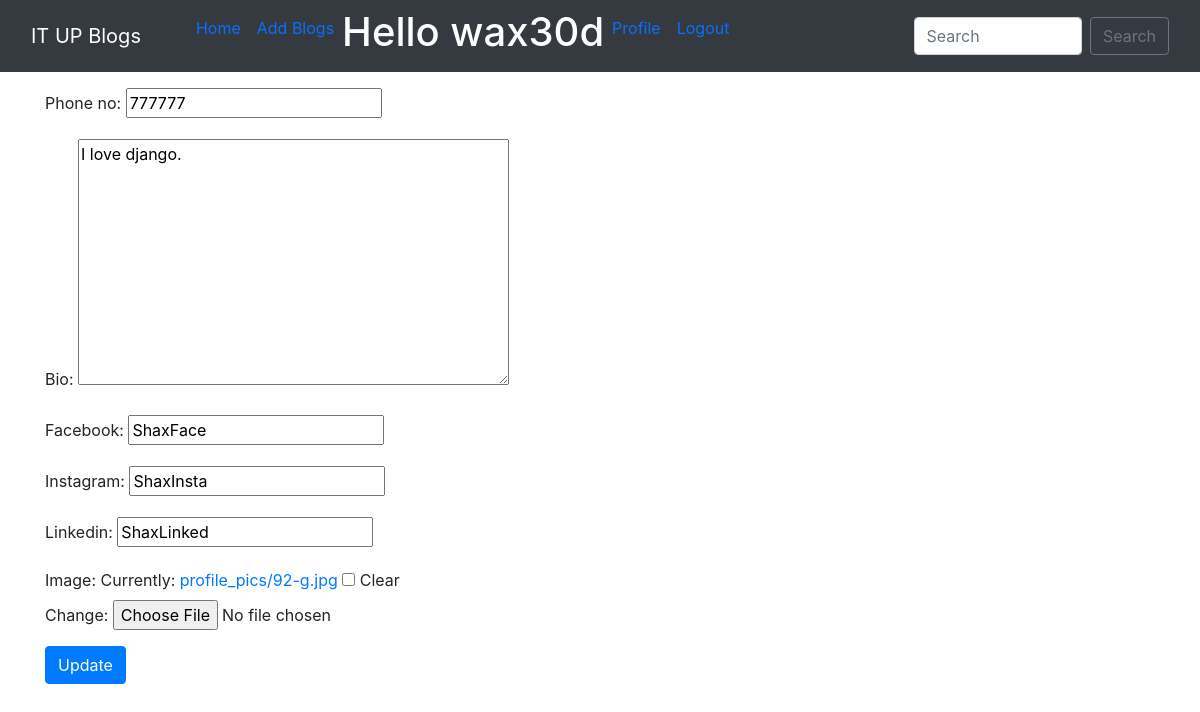
/edit_profile/ (signed in), run on the app's committed database.
### blog/models.py (models this page shows, shortened)
class Profile(models.Model):
    user = models.OneToOneField(User, on_delete=models.CASCADE, blank=True, null=True)
    image = models.ImageField(upload_to="profile_pics", blank=True, null=True)
    bio = models.TextField(blank=True, null=True)
    phone_no = models.IntegerField(blank=True, null=True)
    facebook = models.CharField(max_length=300, blank=True, null=True)
    instagram = models.CharField(max_length=300, blank=True, null=True)
    linkedin = models.CharField(max_length=300, blank=True, null=True)

### blog/views.py (the view)
# urls.py: path("edit_profile/", views.edit_profile, name="edit_profile"),
def edit_profile(request):
    try:
        profile = request.user.profile
    except Profile.DoesNotExist:
        profile = Profile(user=request.user)
    if request.method == "POST":
        form = ProfileForm(data=request.POST, files=request.FILES, instance=profile)
        if form.is_valid():
            form.save()
            alert = True
            return render(request, "edit_profile.html", {'alert': alert})
    else:
        form = ProfileForm(instance=profile)
    return render(request, "edit_profile.html", {'form': form})

### blog/forms.py
class ProfileForm(forms.ModelForm):
    class Meta:
        model = Profile
        fields = ('phone_no', 'bio', 'facebook', 'instagram', 'linkedin', 'image',)

### blog/templates/edit_profile.html (shortened to what this page needs)
{% extends 'base.html' %}
{% block body %}
<form action="/edit_profile/" enctype="multipart/form-data" method="POST">
    <div class="container mt-3">
   {{ form.as_p }}
        <button type="submit" class="btn btn-primary">Update</button>
    </div>
</form>
{% endblock %}

### blog/templates/base.html (shortened to what this page needs)
<!doctype html>
<html lang="en">
  <head>
    <link href="//maxcdn.bootstrapcdn.com/bootstrap/4.1.1/css/bootstrap.min.css" rel="stylesheet" id="bootstrap-css">
    <link href="https://cdn.jsdelivr.net/npm/bootstrap@5.0.2/dist/css/bootstrap.min.css" rel="stylesheet">
    <link rel="stylesheet" href="https://maxcdn.bootstrapcdn.com/bootstrap/4.0.0/css/bootstrap.min.css">
  </head>
  <body>
    <nav class="navbar navbar-expand-lg navbar-green bg-dark sticky-top">
        <div class="container-fluid">
          <a style="color: white" class="navbar-brand" href="#">IT UP Blogs</a>
          <div class="collapse navbar-collapse" id="navbarSupportedContent">
          <div class="container mx-3">
            <ul class="navbar-nav me-auto mb-2 mb-lg-0">
              <li class="nav-item">
                <a class="nav-link {% block homeactive %} {% endblock homeactive %}" aria-current="page" href="/">Home</a>
              </li>
              {% if user.is_authenticated %}
              <li class="nav-item">
                <a class="nav-link {% block add_blogs_active %} {% endblock add_blogs_active %}" href="/add_blogs/">Add Blogs</a>
              </li>
              <li class="nav-item">
                <h1 style="color: white">Hello {{request.user}}</h1>
              </li>
              <li class="nav-item">
                <a class="nav-link {% block profileactive %} {% endblock profileactive %}" href="/profile/">Profile</a>
              </li>
              <li class="nav-item">
                <a class="nav-link" href="/logout/">Logout</a>
              </li>
              {% endif %}
            </ul>
            </div>
            <form class="d-flex" method="POST" action="/search/">
              <input class="form-control me-2" type="search" placeholder="Search" name="searched" id="searched" aria-label="Search">
              <button class="btn btn-outline-secondary" type="submit">Search</button>
            </form>
          </div>
        </div>
      </nav>
      {% block body %}
      {% endblock %}
</body>
</html>

### data on the page
Profile: phone_no "777777", bio "I love django.", facebook "ShaxFace", instagram "ShaxInsta", linkedin "ShaxLinked"

### other printed values
{{ request.user }} "wax30d"
